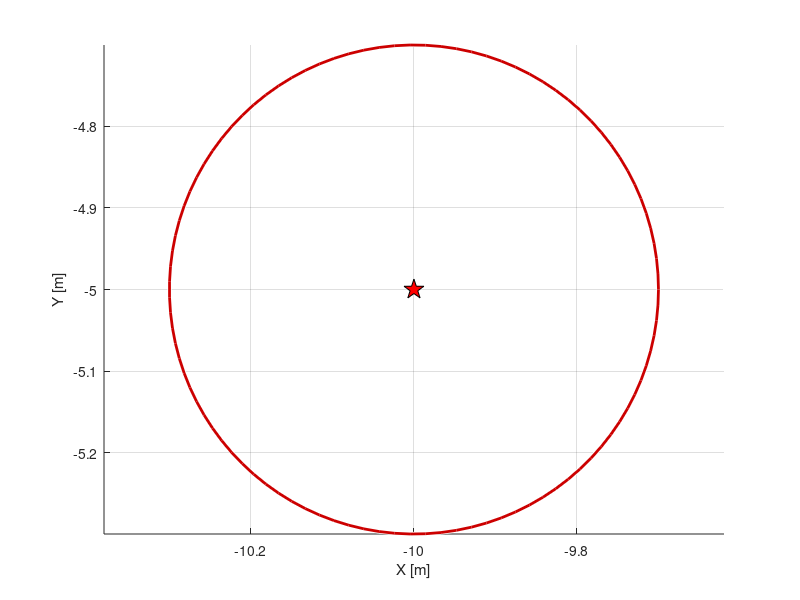

Here is the MATLAB script that generated this plot: (Note: this script raises an error after producing the figure.)
%% TEST MULTI-SCENARIO: APPROCCIO SEMPLIFICATO "PURE PURSUIT"
clear all; clc; close all;

%% 1. CONFIGURAZIONE GLOBALE
% Parametri Modello
L = 1.2; Ts = 0.1; N = 30;

% Target [x; y] (L'angolo non lo forziamo più a 0 fisso)
y_target_pos = [-10; -5]; 

% --- TUNING SEMPLIFICATO ---
% Q: [Pos_X, Pos_Y, Theta, Phi]
% NOTA: Theta ha peso 1.0 (Basso). L'auto non si stressa per l'angolo.
Q = diag([30, 30, 1.0, 0]); 

% R: [Velocità, Vel_Sterzata]
R = diag([10, 50]);

C = eye(4);

% Vincoli
u_min_abs = [-3.0; -0.3]; 
u_max_abs = [ 5.0;  0.3];
du_min    = [-0.5; -0.1]; 
du_max    = [ 0.5;  0.1];

% Soglie di Stop
STOP_DIST      = 0.30; 
TOLERANCE_POS  = 0.20; % Un po' più larga per evitare jitter finale
RAMP_DIST      = 5.0;  

%% 2. DEFINIZIONE SCENARI
scenarios = [
     15,  20,  180;   % 1. Lontano Nord-Est
    -20,  20, -90;    % 2. Lontano Nord-Ovest
    -25, -15,   0;    % 3. Lontano Sud-Ovest
     10, -20,  90;    % 4. Lontano Sud-Est
     -5,   5, -45;    % 5. Vicino Nord
    -15,  -5,   0;    % 6. Vicino Ovest
    -10, -15,  90;    % 7. Vicino Sud
      0,  -5, 180;    % 8. Vicino Est (Critico)
];

num_scenarios = size(scenarios, 1);
results = []; 

figure('Color','w', 'Name', 'Pure Pursuit Convergence');
hold on; grid on; axis equal;
xlabel('X [m]'); ylabel('Y [m]');
viscircles(y_target_pos', STOP_DIST, 'Color', [0.8 0 0], 'LineStyle', '-');
plot(y_target_pos(1), y_target_pos(2), 'pk', 'MarkerSize', 15, 'MarkerFaceColor', 'r');

fprintf('Avvio Test Semplificato (Pure Pursuit)...\n\n');

%% 3. CICLO DI SIMULAZIONE
for s = 1:num_scenarios
    sx = scenarios(s, 1); sy = scenarios(s, 2); st = deg2rad(scenarios(s, 3));
    x_current = [sx; sy; st; 0];
    u_prev    = [0; 0];
    
    history_x = []; 
    converged = false;
    steps_taken = 0;
    
    % Variabile per congelare l'angolo finale
    final_approach_angle = 0;
    freeze_angle = false;

    fprintf('Scenario %d/%d...', s, num_scenarios);
    
    for t = 1:2000 
        dist = norm(x_current(1:2) - y_target_pos);
        
        % === DEADZONE (STOP) ===
        if dist < TOLERANCE_POS
            u_opt = [0; 0];
            if t > 10 && norm(u_prev) < 0.05 && dist < STOP_DIST
                converged = true; steps_taken = t; break; 
            end
        else
            % =====================================================
            % === LOGICA "PURE PURSUIT" (SEMPLIFICATA)          ===
            % =====================================================
            
            % 1. Calcolo Vettore Direzione
            dx_t = y_target_pos(1) - x_current(1);
            dy_t = y_target_pos(2) - x_current(2);
            
            % 2. Calcolo Angolo Desiderato (Punta sempre al target)
            % Se siamo molto vicini (< 1m), congeliamo l'angolo per non
            % farlo impazzire quando passa sopra il punto esatto.
            if dist > 1.0
                desired_theta = atan2(dy_t, dx_t);
                final_approach_angle = desired_theta; % Memorizza ultimo buono
            else
                desired_theta = final_approach_angle; % Mantieni direzione
            end
            
            % Costruiamo il vettore di riferimento completo
            % Target Posizione + Target Angolo calcolato dinamicamente
            current_y_ref = [y_target_pos(1); y_target_pos(2); desired_theta; 0];
            
            % 3. Speed Profile
            if dist > RAMP_DIST
                v_target = 3.0;
            else
                v_target = 0.3 + (3.0 - 0.3) * (dist / RAMP_DIST);
            end
            
            curr_u_max = [v_target;  0.3];
            curr_u_min = [-v_target; -0.3];
            
            % 4. MPC Prep (Angle Wrapping essenziale)
            delta_th = x_current(3) - desired_theta;
            delta_th_norm = atan2(sin(delta_th), cos(delta_th));
            
            x_mpc = x_current;
            x_mpc(3) = desired_theta + delta_th_norm;
            
            Y_ref_Long = reshape(repmat(current_y_ref, 1, N), [], 1);
            
            try
                [u_opt, ~] = MPC_Linear(x_mpc, u_prev, Y_ref_Long, N, Ts, L, Q, R, ...
                    curr_u_min, curr_u_max, du_min, du_max, C);
            catch
                u_opt = u_prev;
            end
        end
        
        % Fisica
        dxdt = Car_Like_Model(x_current, u_opt, L);
        x_current = x_current + dxdt * Ts;
        u_prev = u_opt;
        history_x = [history_x; x_current'];
        if t == 2000, steps_taken = 2000; end
    end
    
    % Salvataggio
    final_err_pos = norm(x_current(1:2) - y_target_pos);
    results = [results; s, converged, steps_taken, final_err_pos];
    
    % Plotting
    if converged
        plot(history_x(:,1), history_x(:,2), 'b-', 'LineWidth', 1.2);
        plot(sx, sy, 'go', 'MarkerSize', 6, 'LineWidth', 2); 
        fprintf(' OK (Err: %.3fm)\n', final_err_pos);
    else
        plot(history_x(:,1), history_x(:,2), 'r--', 'LineWidth', 1.5);
        plot(sx, sy, 'rx', 'MarkerSize', 8, 'LineWidth', 2); 
        fprintf(' FAIL\n');
    end
    drawnow;
end

%% 4. REPORT
fprintf('\n======================================================\n');
fprintf(' REPORT SEMPLIFICATO (PURE PURSUIT) \n');
fprintf('======================================================\n');
fprintf('| # | Start [X, Y]   | Status     | Steps | Err [m] |\n');
fprintf('|---|----------------|------------|-------|---------|\n');
for k = 1:num_scenarios
    st_str = 'FAILED'; if results(k, 2) == 1, st_str = 'SUCCESS'; end
    fprintf('| %d | [%5.1f, %5.1f] | %-10s | %5d | %7.4f |\n', ...
        results(k,1), scenarios(k,1), scenarios(k,2), st_str, results(k,3), results(k,4));
end